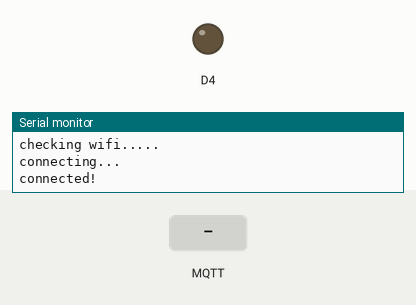
A sketch run on a simulated ESP8266 (NodeMCU). On the bench: output pins drawn as LEDs (lit = HIGH), the last lines printed to the serial monitor. The inputs (shaded band) are chosen by the test bench. WiFi joins after 1.5 s; servers stay silent unless stated; no MQTT or app messages arrive unless stated.

Above: at 3.2 s.
3.3 s: MQTT message "on" arrives on the first subscribed topic
At 4.1 s:
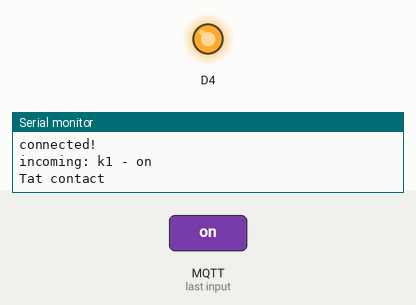
4.8 s: MQTT message "1" arrives on the first subscribed topic
6.3 s: MQTT message "off" arrives on the first subscribed topic
Timing chart, 0 to 9.3 s (numbered marks = the images above; inputs shaded):
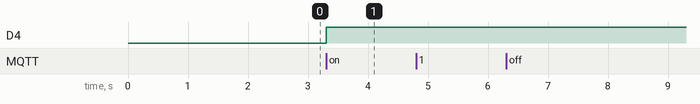

The sketch:

8266.ino
```cpp
// This example uses an Adafruit Huzzah ESP8266
// to connect to shiftr.io.
//
// You can check on your device after a successful
// connection here: https://www.shiftr.io/try.
//
// by Joël Gähwiler
// https://github.com/256dpi/arduino-mqtt

#include <ESP8266WiFi.h>
#include <MQTT.h>
#include <ArduinoJson.h>

const char ssid[] = "DW";
const char pass[] = "12345678a";

WiFiClient net;
MQTTClient client;
DynamicJsonBuffer jsonBuffer;

unsigned long lastMillis = 0;

void connect() {
  Serial.print("checking wifi...");
  while (WiFi.status() != WL_CONNECTED) {
    Serial.print(".");
    delay(1000);
  }

  Serial.print("\nconnecting...");
  while (!client.connect("arduino", "thanh", "123")) {
    Serial.print(".");
    delay(1000);
  }

  Serial.println("\nconnected!");

  client.subscribe("k1");
  // client.unsubscribe("/hello");
}

void messageReceived(String &topic, String &payload) {
  Serial.println("incoming: " + topic + " - " + payload);
    JsonObject& root = jsonBuffer.parseObject(payload);
  String con1=root[String("con1")];
  String con2=root[String("con2")];
  if(con1=="on")
    {
      Serial.println("bat contact");
      digitalWrite(D4,LOW);
    }
    else{
      Serial.println("Tat contact");
      digitalWrite(D4,HIGH);
    }

  // Note: Do not use the client in the callback to publish, subscribe or
  // unsubscribe as it may cause deadlocks when other things arrive while
  // sending and receiving acknowledgments. Instead, change a global variable,
  // or push to a queue and handle it in the loop after calling `client.loop()`.
}

void setup() {
  Serial.begin(115200);
  WiFi.begin(ssid, pass);
  pinMode(D4,OUTPUT);

  // Note: Local domain names (e.g. "Computer.local" on OSX) are not supported
  // by Arduino. You need to set the IP address directly.
  client.begin("192.168.43.41", net);
  client.onMessage(messageReceived);

  connect();
}

void loop() {
  client.loop();
  delay(10);  // <- fixes some issues with WiFi stability

  if (!client.connected()) {
    connect();
  }

  // publish a message roughly every second.
  if (millis() - lastMillis > 1000) {
    lastMillis = millis();
    client.publish("/hello", "world");
  }
}
```

Measured:
- after the input at 3.3 s, D4: LOW → HIGH at once
